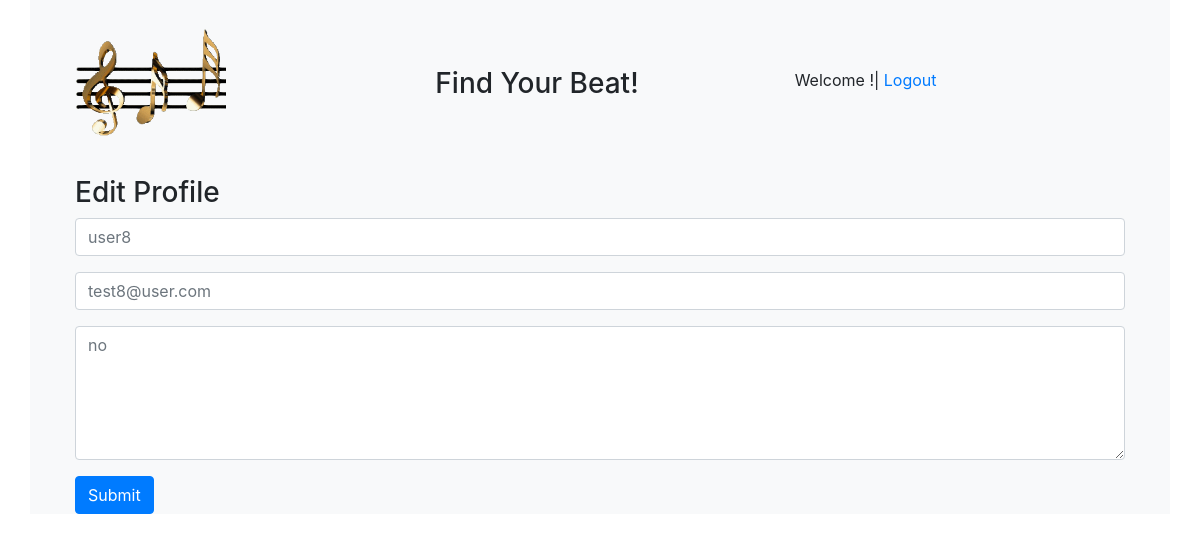
The app's page /edit_prof/6, older data.
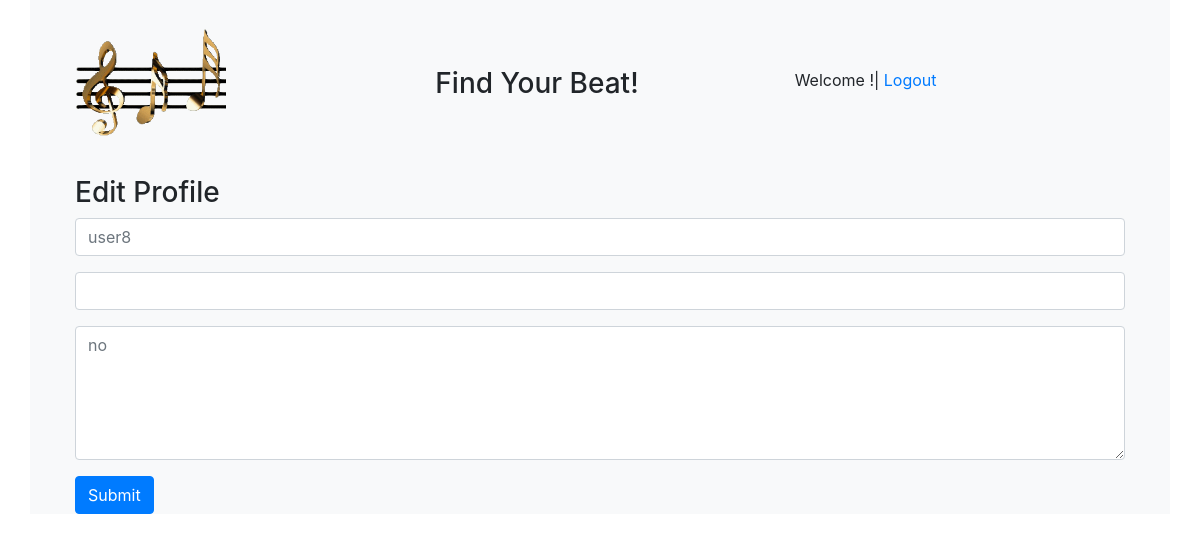
The same page, newer data.
### app_one/models.py (models this page shows)
class User(models.Model):
    first_name = models.CharField(max_length=255)
    last_name = models.CharField(max_length=255)
    username = models.CharField(max_length=45)
    email_address = models.CharField(max_length=45)
    password = models.CharField(max_length=16)
    confirm_pw = models.CharField(max_length=16)
    biography = models.TextField()
    birthday = models.DateField()
    created_at = models.DateTimeField(auto_now_add=True)
    updated_at = models.DateTimeField(auto_now=True)
    objects = UserManager()

### app_one/views.py (the view)
# urls.py: path('edit_prof/<int:id>', views.edit_profile),
def edit_profile(request, id):
    context = {
        'user': User.objects.get(id=id)
    }
    return render(request, 'edit.html', context)

### app_one/templates/edit.html (shortened to what this page needs)
<!DOCTYPE html>
<html lang="en">
<head>
    <link rel="stylesheet" href="https://stackpath.bootstrapcdn.com/bootstrap/4.5.2/css/bootstrap.min.css"
>
</head>
<body>
    <div class="container bg-light">
        <nav class="navbar navbar-expand">
            <div class="col">
                <a class="navbar-brand" href="/home"><img src="../static/music.gif" alt="Link to Home page"></a>
            </div>
            <div class="col">
                <h3>Find Your Beat!</h3>
            </div>
            <div class="col">
                <p>Welcome <a href="view_user/{{request.session.user_id}}">{{request.session.name}}</a>!|<a href="/logout"> Logout</a></p>
            </div>
        </nav>
        <div class="container bg-light">
            <div class="col-auto">
                <form action="/edit/{{request.session.user_id}}" method="POST">
                    <h3>Edit Profile</h3>
                    <div class="form-group">
                        <input type="text" class="form-control" placeholder={{user.username}} name="username">
                    </div>
                    <div class="form-group">
                        <input type="text" class="form-control" name="email_address" placeholder={{user.email_address}}>
                    </div>
                    <div class="form-group">
                        <textarea class="form-control" name="bio"cols="30" rows="5" placeholder={{user.biography}} name="bio"></textarea>
                    </div>
                    <div class="form-group">
                        <button type="submit" class="btn btn-primary">Submit</button>
                    </div>
                </form>
            </div>
        </div>
    </div>
</body>
</html>

Row changes from the older to the newer data that the page shows:
changed User "user8": email_address "test8@user.com" → (not shown)
